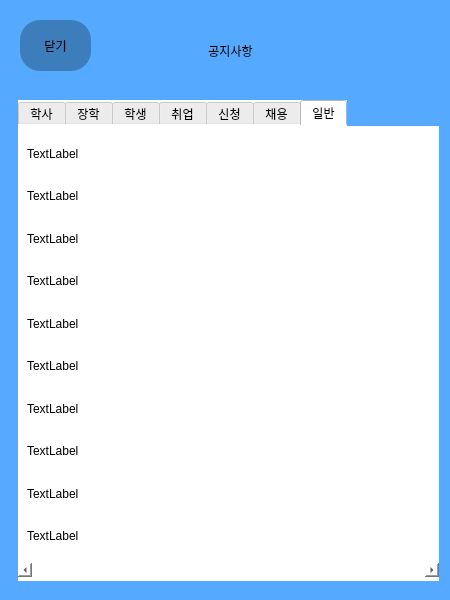
<?xml version="1.0" encoding="UTF-8"?>
<ui version="4.0">
 <class>Dialog</class>
 <widget class="QDialog" name="Dialog">
  <property name="geometry">
   <rect>
    <x>0</x>
    <y>0</y>
    <width>450</width>
    <height>600</height>
   </rect>
  </property>
  <property name="minimumSize">
   <size>
    <width>450</width>
    <height>600</height>
   </size>
  </property>
  <property name="maximumSize">
   <size>
    <width>450</width>
    <height>600</height>
   </size>
  </property>
  <property name="windowTitle">
   <string>I am your APP - 멋쟁이 괴짜들</string>
  </property>
  <property name="windowIcon">
   <iconset>
    <normaloff>icon.jpg</normaloff>icon.jpg</iconset>
  </property>
  <property name="styleSheet">
   <string notr="true">
background-color: rgb(85, 170, 255);</string>
  </property>
  <widget class="QTabWidget" name="tabWidget">
   <property name="geometry">
    <rect>
     <x>18</x>
     <y>100</y>
     <width>421</width>
     <height>481</height>
    </rect>
   </property>
   <property name="styleSheet">
    <string notr="true">font: 11pt &quot;휴먼편지체&quot;;

background-color: rgb(255, 255, 255);
border-style:outset;




</string>
   </property>
   <property name="currentIndex">
    <number>6</number>
   </property>
   <widget class="QWidget" name="tab1">
    <attribute name="title">
     <string>학사</string>
    </attribute>
    <widget class="QScrollArea" name="scrollArea">
     <property name="geometry">
      <rect>
       <x>0</x>
       <y>0</y>
       <width>421</width>
       <height>451</height>
      </rect>
     </property>
     <property name="horizontalScrollBarPolicy">
      <enum>Qt::ScrollBarAlwaysOn</enum>
     </property>
     <property name="widgetResizable">
      <bool>true</bool>
     </property>
     <widget class="QWidget" name="scrollAreaWidgetContents_2">
      <property name="geometry">
       <rect>
        <x>0</x>
        <y>0</y>
        <width>421</width>
        <height>430</height>
       </rect>
      </property>
      <layout class="QVBoxLayout" name="verticalLayout">
       <item>
        <widget class="QLabel" name="label_2">
         <property name="text">
          <string>TextLabel</string>
         </property>
        </widget>
       </item>
       <item>
        <widget class="QLabel" name="label_3">
         <property name="text">
          <string>TextLabel</string>
         </property>
        </widget>
       </item>
       <item>
        <widget class="QLabel" name="label_4">
         <property name="text">
          <string>TextLabel</string>
         </property>
        </widget>
       </item>
       <item>
        <widget class="QLabel" name="label_5">
         <property name="text">
          <string>TextLabel</string>
         </property>
        </widget>
       </item>
       <item>
        <widget class="QLabel" name="label_6">
         <property name="text">
          <string>TextLabel</string>
         </property>
        </widget>
       </item>
       <item>
        <widget class="QLabel" name="label_7">
         <property name="text">
          <string>TextLabel</string>
         </property>
        </widget>
       </item>
       <item>
        <widget class="QLabel" name="label_8">
         <property name="text">
          <string>TextLabel</string>
         </property>
        </widget>
       </item>
       <item>
        <widget class="QLabel" name="label_9">
         <property name="text">
          <string>TextLabel</string>
         </property>
        </widget>
       </item>
       <item>
        <widget class="QLabel" name="label_10">
         <property name="text">
          <string>TextLabel</string>
         </property>
        </widget>
       </item>
       <item>
        <widget class="QLabel" name="label_11">
         <property name="text">
          <string>TextLabel</string>
         </property>
        </widget>
       </item>
      </layout>
     </widget>
    </widget>
   </widget>
   <widget class="QWidget" name="tab2">
    <attribute name="title">
     <string>장학</string>
    </attribute>
    <widget class="QScrollArea" name="scrollArea_2">
     <property name="geometry">
      <rect>
       <x>0</x>
       <y>0</y>
       <width>421</width>
       <height>451</height>
      </rect>
     </property>
     <property name="horizontalScrollBarPolicy">
      <enum>Qt::ScrollBarAlwaysOn</enum>
     </property>
     <property name="widgetResizable">
      <bool>true</bool>
     </property>
     <widget class="QWidget" name="scrollAreaWidgetContents_3">
      <property name="geometry">
       <rect>
        <x>0</x>
        <y>0</y>
        <width>421</width>
        <height>430</height>
       </rect>
      </property>
      <layout class="QVBoxLayout" name="verticalLayout_2">
       <item>
        <widget class="QLabel" name="label_12">
         <property name="text">
          <string>TextLabel</string>
         </property>
        </widget>
       </item>
       <item>
        <widget class="QLabel" name="label_13">
         <property name="text">
          <string>TextLabel</string>
         </property>
        </widget>
       </item>
       <item>
        <widget class="QLabel" name="label_14">
         <property name="text">
          <string>TextLabel</string>
         </property>
        </widget>
       </item>
       <item>
        <widget class="QLabel" name="label_15">
         <property name="text">
          <string>TextLabel</string>
         </property>
        </widget>
       </item>
       <item>
        <widget class="QLabel" name="label_16">
         <property name="text">
          <string>TextLabel</string>
         </property>
        </widget>
       </item>
       <item>
        <widget class="QLabel" name="label_17">
         <property name="text">
          <string>TextLabel</string>
         </property>
        </widget>
       </item>
       <item>
        <widget class="QLabel" name="label_18">
         <property name="text">
          <string>TextLabel</string>
         </property>
        </widget>
       </item>
       <item>
        <widget class="QLabel" name="label_19">
         <property name="text">
          <string>TextLabel</string>
         </property>
        </widget>
       </item>
       <item>
        <widget class="QLabel" name="label_20">
         <property name="text">
          <string>TextLabel</string>
         </property>
        </widget>
       </item>
       <item>
        <widget class="QLabel" name="label_21">
         <property name="text">
          <string>TextLabel</string>
         </property>
        </widget>
       </item>
      </layout>
     </widget>
    </widget>
   </widget>
   <widget class="QWidget" name="tab3">
    <attribute name="title">
     <string>학생</string>
    </attribute>
    <widget class="QScrollArea" name="scrollArea_3">
     <property name="geometry">
      <rect>
       <x>0</x>
       <y>0</y>
       <width>421</width>
       <height>451</height>
      </rect>
     </property>
     <property name="horizontalScrollBarPolicy">
      <enum>Qt::ScrollBarAlwaysOn</enum>
     </property>
     <property name="widgetResizable">
      <bool>true</bool>
     </property>
     <widget class="QWidget" name="scrollAreaWidgetContents_4">
      <property name="geometry">
       <rect>
        <x>0</x>
        <y>0</y>
        <width>421</width>
        <height>430</height>
       </rect>
      </property>
      <layout class="QVBoxLayout" name="verticalLayout_3">
       <item>
        <widget class="QLabel" name="label_22">
         <property name="text">
          <string>TextLabel</string>
         </property>
        </widget>
       </item>
       <item>
        <widget class="QLabel" name="label_23">
         <property name="text">
          <string>TextLabel</string>
         </property>
        </widget>
       </item>
       <item>
        <widget class="QLabel" name="label_24">
         <property name="text">
          <string>TextLabel</string>
         </property>
        </widget>
       </item>
       <item>
        <widget class="QLabel" name="label_25">
         <property name="text">
          <string>TextLabel</string>
         </property>
        </widget>
       </item>
       <item>
        <widget class="QLabel" name="label_26">
         <property name="text">
          <string>TextLabel</string>
         </property>
        </widget>
       </item>
       <item>
        <widget class="QLabel" name="label_27">
         <property name="text">
          <string>TextLabel</string>
         </property>
        </widget>
       </item>
       <item>
        <widget class="QLabel" name="label_28">
         <property name="text">
          <string>TextLabel</string>
         </property>
        </widget>
       </item>
       <item>
        <widget class="QLabel" name="label_29">
         <property name="text">
          <string>TextLabel</string>
         </property>
        </widget>
       </item>
       <item>
        <widget class="QLabel" name="label_30">
         <property name="text">
          <string>TextLabel</string>
         </property>
        </widget>
       </item>
       <item>
        <widget class="QLabel" name="label_31">
         <property name="text">
          <string>TextLabel</string>
         </property>
        </widget>
       </item>
      </layout>
     </widget>
    </widget>
   </widget>
   <widget class="QWidget" name="tab4">
    <attribute name="title">
     <string>취업</string>
    </attribute>
    <widget class="QScrollArea" name="scrollArea_4">
     <property name="geometry">
      <rect>
       <x>0</x>
       <y>0</y>
       <width>421</width>
       <height>451</height>
      </rect>
     </property>
     <property name="horizontalScrollBarPolicy">
      <enum>Qt::ScrollBarAlwaysOn</enum>
     </property>
     <property name="widgetResizable">
      <bool>true</bool>
     </property>
     <widget class="QWidget" name="scrollAreaWidgetContents_5">
      <property name="geometry">
       <rect>
        <x>0</x>
        <y>0</y>
        <width>421</width>
        <height>430</height>
       </rect>
      </property>
      <layout class="QVBoxLayout" name="verticalLayout_4">
       <item>
        <widget class="QLabel" name="label_32">
         <property name="text">
          <string>TextLabel</string>
         </property>
        </widget>
       </item>
       <item>
        <widget class="QLabel" name="label_33">
         <property name="text">
          <string>TextLabel</string>
         </property>
        </widget>
       </item>
       <item>
        <widget class="QLabel" name="label_34">
         <property name="text">
          <string>TextLabel</string>
         </property>
        </widget>
       </item>
       <item>
        <widget class="QLabel" name="label_35">
         <property name="text">
          <string>TextLabel</string>
         </property>
        </widget>
       </item>
       <item>
        <widget class="QLabel" name="label_36">
         <property name="text">
          <string>TextLabel</string>
         </property>
        </widget>
       </item>
       <item>
        <widget class="QLabel" name="label_37">
         <property name="text">
          <string>TextLabel</string>
         </property>
        </widget>
       </item>
       <item>
        <widget class="QLabel" name="label_38">
         <property name="text">
          <string>TextLabel</string>
         </property>
        </widget>
       </item>
       <item>
        <widget class="QLabel" name="label_39">
         <property name="text">
          <string>TextLabel</string>
         </property>
        </widget>
       </item>
       <item>
        <widget class="QLabel" name="label_40">
         <property name="text">
          <string>TextLabel</string>
         </property>
        </widget>
       </item>
       <item>
        <widget class="QLabel" name="label_41">
         <property name="text">
          <string>TextLabel</string>
         </property>
        </widget>
       </item>
      </layout>
     </widget>
    </widget>
   </widget>
   <widget class="QWidget" name="tab5">
    <attribute name="title">
     <string>신청</string>
    </attribute>
    <widget class="QScrollArea" name="scrollArea_5">
     <property name="geometry">
      <rect>
       <x>0</x>
       <y>0</y>
       <width>421</width>
       <height>451</height>
      </rect>
     </property>
     <property name="horizontalScrollBarPolicy">
      <enum>Qt::ScrollBarAlwaysOn</enum>
     </property>
     <property name="widgetResizable">
      <bool>true</bool>
     </property>
     <widget class="QWidget" name="scrollAreaWidgetContents_6">
      <property name="geometry">
       <rect>
        <x>0</x>
        <y>0</y>
        <width>421</width>
        <height>430</height>
       </rect>
      </property>
      <layout class="QVBoxLayout" name="verticalLayout_5">
       <item>
        <widget class="QLabel" name="label_42">
         <property name="text">
          <string>TextLabel</string>
         </property>
        </widget>
       </item>
       <item>
        <widget class="QLabel" name="label_43">
         <property name="text">
          <string>TextLabel</string>
         </property>
        </widget>
       </item>
       <item>
        <widget class="QLabel" name="label_44">
         <property name="text">
          <string>TextLabel</string>
         </property>
        </widget>
       </item>
       <item>
        <widget class="QLabel" name="label_45">
         <property name="text">
          <string>TextLabel</string>
         </property>
        </widget>
       </item>
       <item>
        <widget class="QLabel" name="label_46">
         <property name="text">
          <string>TextLabel</string>
         </property>
        </widget>
       </item>
       <item>
        <widget class="QLabel" name="label_47">
         <property name="text">
          <string>TextLabel</string>
         </property>
        </widget>
       </item>
       <item>
        <widget class="QLabel" name="label_48">
         <property name="text">
          <string>TextLabel</string>
         </property>
        </widget>
       </item>
       <item>
        <widget class="QLabel" name="label_49">
         <property name="text">
          <string>TextLabel</string>
         </property>
        </widget>
       </item>
       <item>
        <widget class="QLabel" name="label_50">
         <property name="text">
          <string>TextLabel</string>
         </property>
        </widget>
       </item>
       <item>
        <widget class="QLabel" name="label_51">
         <property name="text">
          <string>TextLabel</string>
         </property>
        </widget>
       </item>
      </layout>
     </widget>
    </widget>
   </widget>
   <widget class="QWidget" name="tab6">
    <attribute name="title">
     <string>채용</string>
    </attribute>
    <widget class="QScrollArea" name="scrollArea_6">
     <property name="geometry">
      <rect>
       <x>0</x>
       <y>0</y>
       <width>421</width>
       <height>451</height>
      </rect>
     </property>
     <property name="horizontalScrollBarPolicy">
      <enum>Qt::ScrollBarAlwaysOn</enum>
     </property>
     <property name="widgetResizable">
      <bool>true</bool>
     </property>
     <widget class="QWidget" name="scrollAreaWidgetContents_7">
      <property name="geometry">
       <rect>
        <x>0</x>
        <y>0</y>
        <width>421</width>
        <height>430</height>
       </rect>
      </property>
      <layout class="QVBoxLayout" name="verticalLayout_6">
       <item>
        <widget class="QLabel" name="label_52">
         <property name="text">
          <string>TextLabel</string>
         </property>
        </widget>
       </item>
       <item>
        <widget class="QLabel" name="label_53">
         <property name="text">
          <string>TextLabel</string>
         </property>
        </widget>
       </item>
       <item>
        <widget class="QLabel" name="label_54">
         <property name="text">
          <string>TextLabel</string>
         </property>
        </widget>
       </item>
       <item>
        <widget class="QLabel" name="label_55">
         <property name="text">
          <string>TextLabel</string>
         </property>
        </widget>
       </item>
       <item>
        <widget class="QLabel" name="label_56">
         <property name="text">
          <string>TextLabel</string>
         </property>
        </widget>
       </item>
       <item>
        <widget class="QLabel" name="label_57">
         <property name="text">
          <string>TextLabel</string>
         </property>
        </widget>
       </item>
       <item>
        <widget class="QLabel" name="label_58">
         <property name="text">
          <string>TextLabel</string>
         </property>
        </widget>
       </item>
       <item>
        <widget class="QLabel" name="label_59">
         <property name="text">
          <string>TextLabel</string>
         </property>
        </widget>
       </item>
       <item>
        <widget class="QLabel" name="label_60">
         <property name="text">
          <string>TextLabel</string>
         </property>
        </widget>
       </item>
       <item>
        <widget class="QLabel" name="label_61">
         <property name="text">
          <string>TextLabel</string>
         </property>
        </widget>
       </item>
      </layout>
     </widget>
    </widget>
   </widget>
   <widget class="QWidget" name="tab7">
    <attribute name="title">
     <string>일반</string>
    </attribute>
    <widget class="QScrollArea" name="scrollArea_7">
     <property name="geometry">
      <rect>
       <x>0</x>
       <y>0</y>
       <width>421</width>
       <height>451</height>
      </rect>
     </property>
     <property name="horizontalScrollBarPolicy">
      <enum>Qt::ScrollBarAlwaysOn</enum>
     </property>
     <property name="widgetResizable">
      <bool>true</bool>
     </property>
     <widget class="QWidget" name="scrollAreaWidgetContents_8">
      <property name="geometry">
       <rect>
        <x>0</x>
        <y>0</y>
        <width>421</width>
        <height>430</height>
       </rect>
      </property>
      <layout class="QVBoxLayout" name="verticalLayout_7">
       <item>
        <widget class="QLabel" name="label_62">
         <property name="text">
          <string>TextLabel</string>
         </property>
        </widget>
       </item>
       <item>
        <widget class="QLabel" name="label_63">
         <property name="text">
          <string>TextLabel</string>
         </property>
        </widget>
       </item>
       <item>
        <widget class="QLabel" name="label_64">
         <property name="text">
          <string>TextLabel</string>
         </property>
        </widget>
       </item>
       <item>
        <widget class="QLabel" name="label_65">
         <property name="text">
          <string>TextLabel</string>
         </property>
        </widget>
       </item>
       <item>
        <widget class="QLabel" name="label_66">
         <property name="text">
          <string>TextLabel</string>
         </property>
        </widget>
       </item>
       <item>
        <widget class="QLabel" name="label_67">
         <property name="text">
          <string>TextLabel</string>
         </property>
        </widget>
       </item>
       <item>
        <widget class="QLabel" name="label_68">
         <property name="text">
          <string>TextLabel</string>
         </property>
        </widget>
       </item>
       <item>
        <widget class="QLabel" name="label_69">
         <property name="text">
          <string>TextLabel</string>
         </property>
        </widget>
       </item>
       <item>
        <widget class="QLabel" name="label_70">
         <property name="text">
          <string>TextLabel</string>
         </property>
        </widget>
       </item>
       <item>
        <widget class="QLabel" name="label_71">
         <property name="text">
          <string>TextLabel</string>
         </property>
        </widget>
       </item>
      </layout>
     </widget>
    </widget>
   </widget>
  </widget>
  <widget class="QLabel" name="label">
   <property name="geometry">
    <rect>
     <x>110</x>
     <y>20</y>
     <width>241</width>
     <height>61</height>
    </rect>
   </property>
   <property name="styleSheet">
    <string notr="true">font: 26pt &quot;휴먼편지체&quot;;</string>
   </property>
   <property name="text">
    <string>공지사항</string>
   </property>
   <property name="alignment">
    <set>Qt::AlignCenter</set>
   </property>
  </widget>
  <widget class="QPushButton" name="btn_Info_Close">
   <property name="geometry">
    <rect>
     <x>20</x>
     <y>20</y>
     <width>71</width>
     <height>51</height>
    </rect>
   </property>
   <property name="styleSheet">
    <string notr="true">#btn_Info_Close
{background-color: rgb(62, 125, 188);
border-style:outset;
font: 9pt &quot;휴먼편지체&quot;;
font: 18pt &quot;휴먼편지체&quot;;
border-radius:20px
}
#btn_Info_Close:pressed
{
background-color: rgb(85, 190, 255);
}</string>
   </property>
   <property name="text">
    <string>닫기</string>
   </property>
  </widget>
 </widget>
 <resources/>
 <connections/>
</ui>
